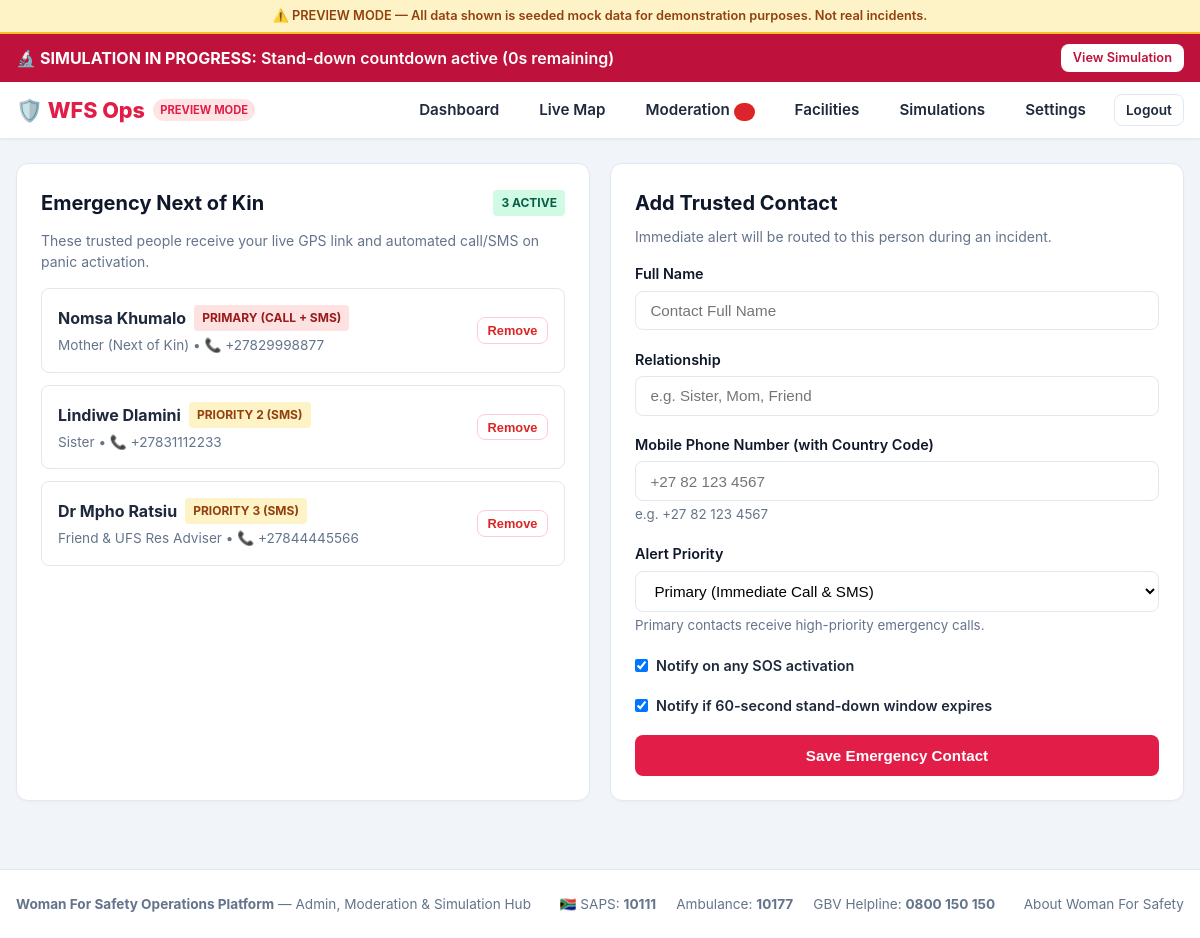
Screenshot of /accounts/contacts/ (signed in) with the database file from the repository.
### emergency/models.py (models this page shows, shortened)
class PanicAlert(models.Model):
    TRIGGER_TRIPLE_PRESS = "TRIPLE_PRESS"
    TRIGGER_VOICE = "VOICE"
    TRIGGER_FALL = "FALL_DETECTION"
    TRIGGER_GEOFENCE = "GEOFENCE_APPROACH"
    TRIGGER_MANUAL = "MANUAL_SOS"
    TRIGGER_CHOICES = [
        (TRIGGER_MANUAL, "Manual SOS Button"),
        (TRIGGER_VOICE, "Hands-Free Voice ('Help!') [Experimental]"),
        (TRIGGER_FALL, "Automatic Fall Detection [Experimental]"),
        (TRIGGER_TRIPLE_PRESS, "Triple Power/Key Press Simulation"),
        (TRIGGER_GEOFENCE, "Geofence Stand-Down Expired"),
    ]
    STATUS_STAND_DOWN_PENDING = "STAND_DOWN_PENDING"
    STATUS_ACTIVE = "ACTIVE"
    STATUS_FALSE_ALARM = "FALSE_ALARM"
    STATUS_RESOLVED = "RESOLVED"
    STATUS_CHOICES = [
        (STATUS_STAND_DOWN_PENDING, "Stand-Down Window Active (60s)"),
        (STATUS_ACTIVE, "Escalated to Next of Kin"),
        (STATUS_FALSE_ALARM, "Resolved via False Alarm Cancel"),
        (STATUS_RESOLVED, "Resolved Safe"),
    ]
    user = models.ForeignKey(User, on_delete=models.CASCADE, related_name="panic_alerts")
    trigger_source = models.CharField(max_length=25, choices=TRIGGER_CHOICES, default=TRIGGER_MANUAL)
    status = models.CharField(max_length=25, choices=STATUS_CHOICES, default=STATUS_STAND_DOWN_PENDING)
    latitude = models.FloatField()
    longitude = models.FloatField()
    accuracy_meters = models.FloatField(default=10.0)
    battery_level = models.IntegerField(null=True, blank=True)
    standdown_seconds_total = models.IntegerField(default=60)
    hotspot_approached = models.ForeignKey(Hotspot, on_delete=models.SET_NULL, null=True, blank=True)
    started_at = models.DateTimeField(auto_now_add=True)
    escalated_at = models.DateTimeField(null=True, blank=True)
    stood_down_at = models.DateTimeField(null=True, blank=True)
    resolved_at = models.DateTimeField(null=True, blank=True)
    class Meta:
        ordering = ["-started_at"]
    @property
    def seconds_remaining(self):
        if self.status != self.STATUS_STAND_DOWN_PENDING:
            return 0
        elapsed = (timezone.now() - self.started_at).total_seconds()
        remaining = self.standdown_seconds_total - elapsed
        return max(0, int(remaining))

### accounts/models.py (models this page shows, shortened)
class EmergencyContact(models.Model):
    PRIORITY_CHOICES = [
        (1, "Primary (Immediate Call & SMS)"),
        (2, "Secondary (SMS & WhatsApp Alert)"),
        (3, "Tertiary (SMS & WhatsApp Alert)"),
    ]
    user = models.ForeignKey(User, on_delete=models.CASCADE, related_name="emergency_contacts")
    name = models.CharField(max_length=100)
    relationship = models.CharField(max_length=50, blank=True)
    phone_number = models.CharField(max_length=25)
    email = models.EmailField(blank=True)
    priority = models.PositiveSmallIntegerField(choices=PRIORITY_CHOICES, default=1)
    notify_on_panic = models.BooleanField(default=True)
    notify_on_standdown_expire = models.BooleanField(default=True)
    created_at = models.DateTimeField(auto_now_add=True)
    class Meta:
        ordering = ["priority", "created_at"]

### accounts/views.py (the view)
# urls.py: path("contacts/", views.contacts_view, name="contacts"),
@login_required
def contacts_view(request):
    contacts = EmergencyContact.objects.filter(user=request.user)
    if request.method == "POST":
        if is_rate_limited(f"contact_edit:{request.user.id}", limit=10, window_seconds=3600):
            messages.error(request, "Too many contact edits. Please wait a moment before trying again.")
            return redirect("accounts:contacts")
        form = EmergencyContactForm(request.POST)
        if form.is_valid():
            contact = form.save(commit=False)
            contact.user = request.user
            contact.save()
            messages.success(request, f"Added {contact.name} to your emergency alert network.")
            return redirect("accounts:contacts")
    else:
        form = EmergencyContactForm()
    return render(request, "accounts/contacts.html", {"contacts": contacts, "form": form})

### accounts/forms.py
class EmergencyContactForm(forms.ModelForm):
    class Meta:
        model = EmergencyContact
        fields = [
            "name",
            "relationship",
            "phone_number",
            "email",
            "priority",
            "notify_on_panic",
            "notify_on_standdown_expire",
        ]
        widgets = {
            "name": forms.TextInput(attrs={"class": "form-control", "placeholder": "Contact Full Name"}),
            "relationship": forms.TextInput(attrs={"class": "form-control", "placeholder": "e.g. Sister, Mom, Friend"}),
            "phone_number": forms.TextInput(attrs={"class": "form-control", "placeholder": "+27 82 123 4567"}),
            "email": forms.EmailInput(attrs={"class": "form-control", "placeholder": "contact@example.com"}),
            "priority": forms.Select(attrs={"class": "form-control"}),
        }

### templates/accounts/contacts.html (shortened to what this page needs)
{% extends "base.html" %}
{% block content %}
<div class="grid-2">
  <div class="card">
    <div style="display:flex; justify-content:space-between; align-items:center; margin-bottom:0.75rem;">
      <h2 class="card-title" style="margin:0;">Emergency Next of Kin</h2>
      <span class="badge badge-success">{{ contacts|length }} Active</span>
    </div>
    <p class="card-subtitle">
      These trusted people receive your live GPS link and automated call/SMS on panic activation.
    </p>
    {% if contacts %}
      <div style="display:flex; flex-direction:column; gap:0.75rem;">
        {% for contact in contacts %}
          <div style="padding:1rem; border:1px solid #e2e8f0; border-radius:0.5rem; background:#ffffff; display:flex; justify-content:space-between; align-items:center;">
            <div>
              <div style="display:flex; align-items:center; gap:0.5rem; margin-bottom:0.25rem;">
                <strong>{{ contact.name }}</strong>
                {% if contact.priority == 1 %}
                  <span class="badge badge-danger">Primary (Call + SMS)</span>
                {% else %}
                  <span class="badge badge-warning">Priority {{ contact.priority }} (SMS)</span>
                {% endif %}
              </div>
              <div style="color:#64748b; font-size:0.85rem;">
                {{ contact.relationship|default:"Next of Kin" }} &bull; 📞 {{ contact.phone_number }}
              </div>
            </div>
            <form method="POST" action="{% url 'accounts:contact_delete' contact.id %}" onsubmit="return confirm('Remove {{ contact.name }} from emergency alerts?');">
              <button type="submit" class="btn btn-outline" style="color:#dc2626; border-color:#fecdd3; padding:0.3rem 0.6rem; font-size:0.8rem;">
                Remove
              </button>
            </form>
          </div>
        {% endfor %}
      </div>
    {% endif %}
  </div>
  <div class="card">
    <h3 class="card-title">Add Trusted Contact</h3>
    <p class="card-subtitle">Immediate alert will be routed to this person during an incident.</p>
    <form method="POST">
      <div class="form-group">
        <label class="form-label">Full Name</label>
        {{ form.name }}
      </div>
      <div class="form-group">
        <label class="form-label">Relationship</label>
        {{ form.relationship }}
      </div>
      <div class="form-group">
        <label class="form-label">Mobile Phone Number (with Country Code)</label>
        {{ form.phone_number }}
        <small style="color:#64748b;">e.g. +27 82 123 4567</small>
      </div>
      <div class="form-group">
        <label class="form-label">Alert Priority</label>
        {{ form.priority }}
        <small style="color:#64748b;">Primary contacts receive high-priority emergency calls.</small>
      </div>
      <div class="form-group" style="display:flex; align-items:center; gap:0.5rem;">
        {{ form.notify_on_panic }}
        <label style="font-size:0.9rem; font-weight:600;">Notify on any SOS activation</label>
      </div>
      <div class="form-group" style="display:flex; align-items:center; gap:0.5rem;">
        {{ form.notify_on_standdown_expire }}
        <label style="font-size:0.9rem; font-weight:600;">Notify if 60-second stand-down window expires</label>
      </div>
      <button type="submit" class="btn btn-primary" style="width:100%; padding:0.75rem; font-size:0.95rem;">
        Save Emergency Contact
      </button>
    </form>
  </div>
</div>
{% endblock %}

### templates/base.html (shortened to what this page needs)
{% load static %}
<!DOCTYPE html>
<html lang="en">
<head>
  <link rel="stylesheet" href="https://unpkg.com/leaflet@1.9.4/dist/leaflet.css"/>
  <link rel="stylesheet" href="{% static 'css/safeher.css' %}">
</head>
<body>
  {% if DEMO_MODE %}
  <div style="background:#fef3c7; color:#92400e; padding:0.4rem 1rem; text-align:center; font-size:0.8rem; font-weight:600; border-bottom:2px solid #fbbf24;">
    ⚠️ PREVIEW MODE — All data shown is seeded mock data for demonstration purposes. Not real incidents.
  </div>
  {% endif %}
  {% if active_emergency_alert %}
  <div class="emergency-banner">
    <div>
      🔬 <strong>SIMULATION IN PROGRESS:</strong>
      {% if active_emergency_alert.status == "STAND_DOWN_PENDING" %}
        Stand-down countdown active ({{ active_emergency_alert.seconds_remaining }}s remaining)
      {% else %}
        Simulated NOK escalation triggered.
      {% endif %}
    </div>
    <a href="{% url 'emergency:stand_down' active_emergency_alert.id %}" class="btn btn-primary" style="background:#ffffff; color:#be123c; font-size:0.8rem; padding:0.3rem 0.75rem;">
      View Simulation
    </a>
  </div>
  {% endif %}
  <header class="safe-header">
    <div class="nav-container">
      <a href="{% if user.is_authenticated %}{% url 'core:dashboard' %}{% else %}{% url 'core:home' %}{% endif %}" class="brand-logo">
        <span>🛡️ WFS Ops</span>
        {% if DEMO_MODE %}<span class="brand-badge">Preview Mode</span>{% endif %}
      </a>
      <nav>
        <ul class="nav-links">
          {% if user.is_authenticated %}
            <li><a href="{% url 'core:dashboard' %}" class="nav-link">Dashboard</a></li>
            <li><a href="{% url 'hotspots:map' %}" class="nav-link">Live Map</a></li>
            <li>
              <a href="{% url 'moderation:dashboard' %}" class="nav-link">
                Moderation
                {% if flagged_hotspot_count %}<span class="brand-badge" style="background:#dc2626; font-size:0.65rem;">{{ flagged_hotspot_count }}</span>{% endif %}
              </a>
            </li>
            <li><a href="{% url 'facilities:list' %}" class="nav-link">Facilities</a></li>
            <li><a href="{% url 'emergency:simulation' %}" class="nav-link">Simulations</a></li>
            <li><a href="{% url 'accounts:profile' %}" class="nav-link">Settings</a></li>
            <li><a href="{% url 'accounts:logout' %}" class="btn btn-outline" style="padding:0.3rem 0.7rem; font-size:0.85rem;">Logout</a></li>
          {% endif %}
        </ul>
      </nav>
    </div>
  </header>
  <main class="container">
    {% block content %}{% endblock %}
  </main>
  <footer style="background:#ffffff; border-top:1px solid #e2e8f0; padding:1.5rem 1rem; margin-top:3rem; text-align:center; font-size:0.85rem; color:#64748b;">
    <div style="max-width:1200px; margin:0 auto; display:flex; flex-wrap:wrap; justify-content:space-between; align-items:center; gap:1rem;">
      <div>
        <strong>Woman For Safety Operations Platform</strong> &mdash; Admin, Moderation & Simulation Hub
      </div>
      <div style="display:flex; gap:1.25rem; flex-wrap:wrap;">
        <span>🇿🇦 SAPS: <strong>10111</strong></span>
        <span>Ambulance: <strong>10177</strong></span>
        <span>GBV Helpline: <strong>0800 150 150</strong></span>
      </div>
      <div>
        <a href="{% url 'core:about' %}" style="color:#64748b; text-decoration:none;">About Woman For Safety</a>
      </div>
    </div>
  </footer>
</body>
</html>

### static/css/safeher.css (style rules this page uses)
:root { --primary: #e11d48; --primary-hover: #be123c; --primary-light: #ffe4e6; --police-blue: #1d4ed8; --police-light: #dbeafe; --hospital-green: #059669; --hospital-light: #d1fae5; --shelter-purple: #7c3aed; --shelter-light: #ede9fe; --dark: #0f172a; --surface: #ffffff; --surface-alt: #f8fafc; --border: #e2e8f0; --text: #1e293b; --text-muted: #64748b; --warning: #f59e0b; --danger: #dc2626; --success: #10b981; }
* { box-sizing: border-box; margin: 0; padding: 0; }
body { font-family: -apple-system, BlinkMacSystemFont, "Segoe UI", Roboto, "Helvetica Neue", Arial, sans-serif; color: var(--text); background-color: #f1f5f9; line-height: 1.5; -webkit-font-smoothing: antialiased; }
.safe-header { background: #ffffff; border-bottom: 1px solid var(--border); position: sticky; top: 0; z-index: 1000; box-shadow: 0 1px 3px rgba(0,0,0,0.05); }
.nav-container { max-width: 1200px; margin: 0 auto; padding: 0.75rem 1rem; display: flex; align-items: center; justify-content: space-between; }
.brand-logo { display: flex; align-items: center; gap: 0.5rem; text-decoration: none; font-weight: 800; font-size: 1.35rem; color: var(--primary); }
.brand-badge { background: var(--primary-light); color: var(--primary); font-size: 0.7rem; font-weight: 700; padding: 0.15rem 0.45rem; border-radius: 9999px; text-transform: uppercase; }
.nav-links { display: flex; align-items: center; gap: 1rem; list-style: none; }
.nav-link { text-decoration: none; color: var(--text); font-weight: 600; font-size: 0.95rem; padding: 0.4rem 0.75rem; border-radius: 0.5rem; transition: all 0.2s; }
.btn { display: inline-flex; align-items: center; justify-content: center; gap: 0.5rem; padding: 0.6rem 1.25rem; font-size: 0.95rem; font-weight: 600; border-radius: 0.5rem; text-decoration: none; border: none; cursor: pointer; transition: all 0.2s; }
.btn-primary { background: var(--primary); color: #ffffff; }
.btn-outline { background: transparent; border: 1px solid var(--border); color: var(--text); }
.emergency-banner { background: #be123c; color: #ffffff; padding: 0.6rem 1rem; display: flex; align-items: center; justify-content: space-between; font-weight: 600; animation: pulse-siren 2s infinite ease-in-out; }
.container { max-width: 1200px; margin: 1.5rem auto; padding: 0 1rem; }
.card { background: var(--surface); border-radius: 0.75rem; border: 1px solid var(--border); padding: 1.5rem; margin-bottom: 1.25rem; box-shadow: 0 1px 3px rgba(0,0,0,0.03); }
.card-title { font-size: 1.25rem; font-weight: 700; margin-bottom: 0.5rem; color: var(--dark); }
.card-subtitle { font-size: 0.875rem; color: var(--text-muted); margin-bottom: 1rem; }
.grid-2 { display: grid; grid-template-columns: repeat(auto-fit, minmax(300px, 1fr)); gap: 1.25rem; }
.form-group { margin-bottom: 1.15rem; }
.form-label { display: block; font-size: 0.9rem; font-weight: 600; margin-bottom: 0.35rem; color: var(--dark); }
.form-control { width: 100%; padding: 0.65rem 0.9rem; font-size: 0.95rem; border: 1px solid var(--border); border-radius: 0.5rem; background: #ffffff; transition: border-color 0.15s; }
.badge { display: inline-block; padding: 0.25rem 0.5rem; font-size: 0.75rem; font-weight: 700; border-radius: 0.25rem; text-transform: uppercase; }
.badge-danger { background: #fee2e2; color: #991b1b; }
.badge-warning { background: #fef3c7; color: #92400e; }
.badge-success { background: #d1fae5; color: #065f46; }

### rows the page displays
PanicAlert: seconds_remaining "0"
EmergencyContact: name "Nomsa Khumalo", priority "PRIMARY (CALL + SMS)", relationship "Mother (Next of Kin)", phone_number "+27829998877"
EmergencyContact: name "Lindiwe Dlamini", priority "2", relationship "Sister", phone_number "+27831112233"
EmergencyContact: name "Dr Mpho Ratsiu", priority "3", relationship "Friend & UFS Res Adviser", phone_number "+27844445566"

### other values shown
{{ contacts|length }} "3"
